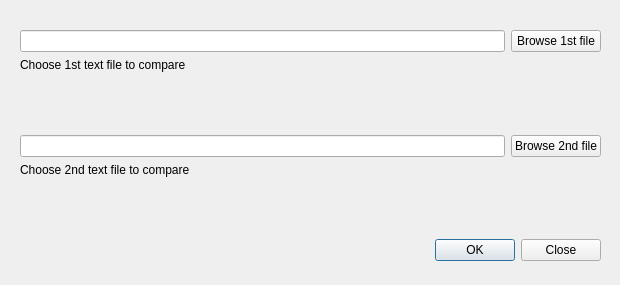
<?xml version="1.0" encoding="UTF-8"?>
<ui version="4.0">
 <class>SelectFilesForm</class>
 <widget class="QDialog" name="SelectFilesForm">
  <property name="geometry">
   <rect>
    <x>0</x>
    <y>0</y>
    <width>620</width>
    <height>285</height>
   </rect>
  </property>
  <property name="windowTitle">
   <string>Text file compare program</string>
  </property>
  <widget class="QWidget" name="layoutWidget">
   <property name="geometry">
    <rect>
     <x>20</x>
     <y>30</y>
     <width>581</width>
     <height>231</height>
    </rect>
   </property>
   <layout class="QGridLayout" name="gridLayout_2">
    <item row="0" column="0">
     <layout class="QGridLayout" name="gridLayout">
      <item row="0" column="0">
       <widget class="QLineEdit" name="pathFirstFile"/>
      </item>
      <item row="2" column="1">
       <widget class="QPushButton" name="btnBrowseSecond">
        <property name="text">
         <string>Browse 2nd file</string>
        </property>
       </widget>
      </item>
      <item row="3" column="0">
       <widget class="QLabel" name="label_2">
        <property name="text">
         <string>Choose 2nd text file to compare</string>
        </property>
        <property name="alignment">
         <set>Qt::AlignLeading|Qt::AlignLeft|Qt::AlignTop</set>
        </property>
       </widget>
      </item>
      <item row="0" column="1">
       <widget class="QPushButton" name="btnBrowseFirst">
        <property name="text">
         <string>Browse 1st file</string>
        </property>
       </widget>
      </item>
      <item row="2" column="0">
       <widget class="QLineEdit" name="pathSecondFile"/>
      </item>
      <item row="1" column="0">
       <widget class="QLabel" name="label">
        <property name="text">
         <string>Choose 1st text file to compare</string>
        </property>
        <property name="alignment">
         <set>Qt::AlignLeading|Qt::AlignLeft|Qt::AlignTop</set>
        </property>
       </widget>
      </item>
     </layout>
    </item>
    <item row="1" column="0">
     <widget class="QDialogButtonBox" name="btnBoxCloseOk">
      <property name="enabled">
       <bool>true</bool>
      </property>
      <property name="orientation">
       <enum>Qt::Horizontal</enum>
      </property>
      <property name="standardButtons">
       <set>QDialogButtonBox::Close|QDialogButtonBox::Ok</set>
      </property>
     </widget>
    </item>
   </layout>
  </widget>
 </widget>
 <resources/>
 <connections>
  <connection>
   <sender>btnBoxCloseOk</sender>
   <signal>accepted()</signal>
   <receiver>SelectFilesForm</receiver>
   <slot>accept()</slot>
   <hints>
    <hint type="sourcelabel">
     <x>248</x>
     <y>254</y>
    </hint>
    <hint type="destinationlabel">
     <x>157</x>
     <y>274</y>
    </hint>
   </hints>
  </connection>
  <connection>
   <sender>btnBoxCloseOk</sender>
   <signal>rejected()</signal>
   <receiver>SelectFilesForm</receiver>
   <slot>reject()</slot>
   <hints>
    <hint type="sourcelabel">
     <x>316</x>
     <y>260</y>
    </hint>
    <hint type="destinationlabel">
     <x>286</x>
     <y>274</y>
    </hint>
   </hints>
  </connection>
 </connections>
</ui>
